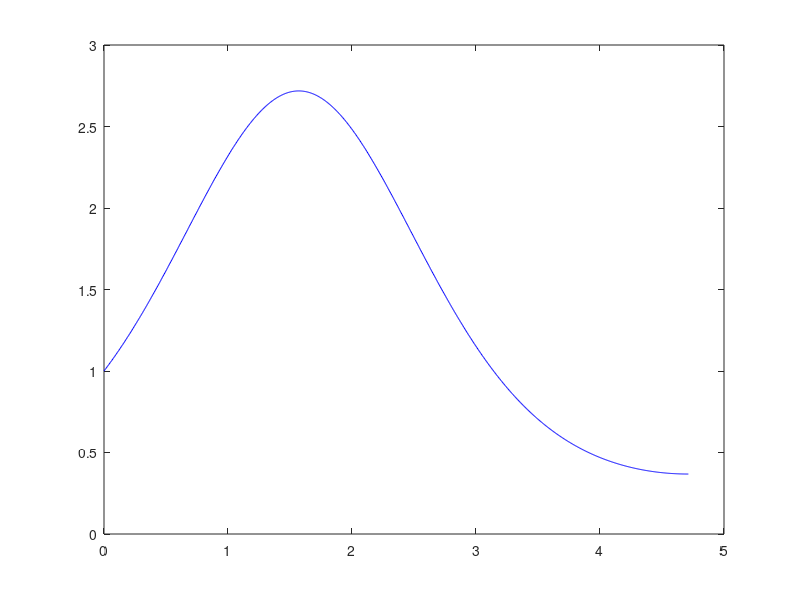

MATLAB code to generate this figure: (Note: this script raises an error after producing the figure.)
% Estimating y''=cos(x)y'-sin(x)y, 0<=x<=3pi/2 with y(0)=1 and y(3pi/2)=1/e

% Parameters
p = @(x) cos(x);
q = @(x) -sin(x);
r = @(x) zeros(size(x));
a = 0;
b = 3*pi/2;
cL = 1;
cR = 1/exp(1);

f = @(x) exp(sin(x));

x_reference = linspace(a, b, 1000);
y_reference = f(x_reference);
pl = plot(x_reference, y_reference, 'b');

n = [10 20 40 80];
w = [1.57 1.75 1.86 1.93];
error = NaN;
for i = 1:4
    [x, y] = ODE_solver(p, q, r, a, b, cL, cR, n(i), w(i));
    hold on;
    plot(x, y, 'diamond');
    y_ex = f(x);
    h = (b-a)/n(i);

    new_error = norm(y_ex(:)-y(:), 'inf');
    fprintf("n: %i, Error: %f, Ratio: %f\n", n(i), new_error, error/new_error);
    error = new_error;
end

waitfor(pl);